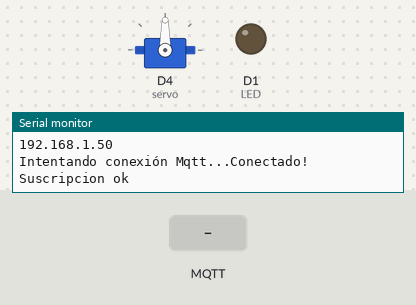
The sketch below on a simulated ESP8266 (NodeMCU). On the bench: servo, output pins drawn as LEDs (lit = HIGH), the last lines printed to the serial monitor. Inputs (shaded band) come from the test bench. WiFi joins after 1.5 s; servers stay silent unless stated; random numbers use the default seed unless the sketch sets one; no MQTT or app messages arrive unless stated.

Above: at 2.7 s.
2.8 s: MQTT message "yes" arrives on the first subscribed topic
At 4.2 s:
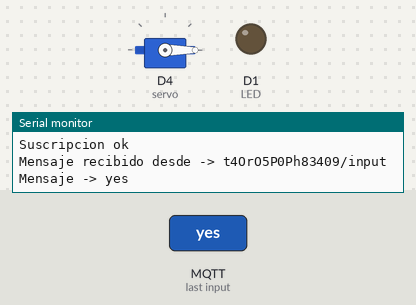
4.5 s: MQTT message "intruder" arrives on the first subscribed topic
At 5.6 s:
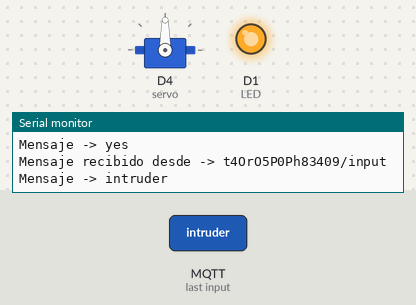
Timing chart, 0 to 8.1 s (numbered marks = the images above; inputs shaded):
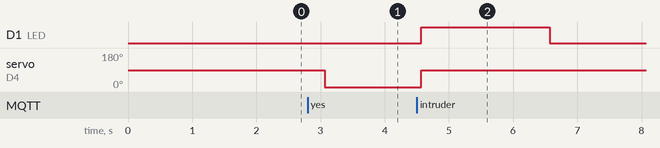

Measured:
- after the input at 2.8 s, servo on D4 (servo): 90° → 0° after 0.27 s
- after the input at 4.5 s, D1 (LED): LOW → HIGH after 0.07 s, → LOW 2.0 s later; servo on D4 (servo): 0° → 90° after 0.07 s

The sketch:

servoBroker.ino
```cpp
#include <Arduino.h>
#include <ESP8266WiFi.h>
#include <PubSubClient.h>
#include <Servo.h>
Servo servo;

//**************************************
//*********** MQTT CONFIG **************
//**************************************
const char *mqtt_server = "ioticos.org";
const int mqtt_port = 1883;
const char *mqtt_user = "BQXJgocKs8eNR5U";
const char *mqtt_pass = "yypASF385flrctX";
const char *root_topic_subscribe = "t4OrO5P0Ph83409/input";
const char *root_topic_publish = "t4OrO5P0Ph83409/output";


//**************************************
//*********** WIFICONFIG ***************
//**************************************
const char* ssid = "INFINITUM5AD5_2.4";
const char* password =  "9FcmbyF5hR";


//**************************************
//*********** GLOBALES   ***************
//**************************************
WiFiClient espClient;
PubSubClient client(espClient);
char msg[25];
long count=0;
int LED =D1;


//************************
//** F U N C I O N E S ***
//************************
void callback(char* topic, byte* payload, unsigned int length);
void reconnect();
void setup_wifi();

void setup() {
  servo.attach(D4);
  pinMode(LED,OUTPUT);
  Serial.begin(115200);
  setup_wifi();
  client.setServer(mqtt_server, mqtt_port);
  client.setCallback(callback);
}

void loop() {

  if (!client.connected()) {
    reconnect();
  }

  if (client.connected()){
    String str = "SEGUIMOS CONECTADOS";
    str.toCharArray(msg,25);
    client.publish(root_topic_publish,msg);
    delay(500);
  }
  client.loop();
}


//*****************************
//***    CONEXION WIFI      ***
//*****************************
void setup_wifi(){
  delay(10);
  // Nos conectamos a nuestra red Wifi
  Serial.println();
  Serial.print("Conectando a ssid: ");
  Serial.println(ssid);

  WiFi.begin(ssid, password);

  while (WiFi.status() != WL_CONNECTED) {
    delay(500);
    Serial.print(".");
  }

  Serial.println("");
  Serial.println("Conectado a red WiFi!");
  Serial.println("Dirección IP: ");
  Serial.println(WiFi.localIP());
}


//*****************************
//***    CONEXION MQTT      ***
//*****************************

void reconnect() {

  while (!client.connected()) {
    Serial.print("Intentando conexión Mqtt...");
    // Creamos un cliente ID
    String clientId = "IOTICOS_H_W_";
    clientId += String(random(0xffff), HEX);
    // Intentamos conectar
    if (client.connect(clientId.c_str(),mqtt_user,mqtt_pass)) {
      Serial.println("Conectado!");
      // Nos suscribimos
      if(client.subscribe(root_topic_subscribe)){
        Serial.println("Suscripcion ok");
      }else{
        Serial.println("fallo Suscripciión");
      }
    } else {
      Serial.print("falló :( con error -> ");
      Serial.print(client.state());
      Serial.println(" Intentamos de nuevo en 5 segundos");
      delay(5000);
    }
  }
}


//*****************************
//***       CALLBACK        ***
//*****************************

void callback(char* topic, byte* payload, unsigned int length){
  String incoming = "";
  Serial.print("Mensaje recibido desde -> ");
  Serial.print(topic);
  Serial.println("");
  for (int i = 0; i < length; i++) {
    incoming += (char)payload[i];
  }
  incoming.trim();
  Serial.println("Mensaje -> " + incoming);
  //------------------------------------------------------------//
  //String request = client.readStringUntil('\r');
  //Serial.println(request);
  //client.flush();

 int value = 0;
 // Match the request

if (incoming.indexOf("yes") != -1)  {
  servo.write(0); //Moving servo to 0 degree
  value=0;

}
if (incoming.indexOf("no") != -1)  {
  servo.write(90); //Moving servo to 90 degree
  value=90;
}
if (incoming.indexOf("intruder") != -1)  {
  servo.write(90); //Moving servo to 180 degree
  value=90;
  digitalWrite(LED,HIGH);
  delay(2000);
  digitalWrite(LED,LOW);
}

}
```
